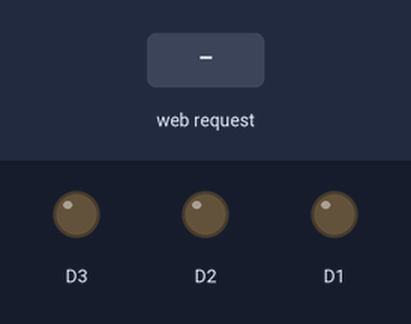
Bench run of a sketch on a simulated ESP8266 (NodeMCU). Parts: output pins drawn as LEDs (lit = HIGH). Dashed ring = blinking. The test bench sets the inputs (shaded band). WiFi joins after 1.5 s; servers stay silent unless stated; what the sketch prints to the serial monitor is not drawn.

Above: at 5.7 s.
5.8 s: HTTP request GET /tiharon received
At 6.2 s:
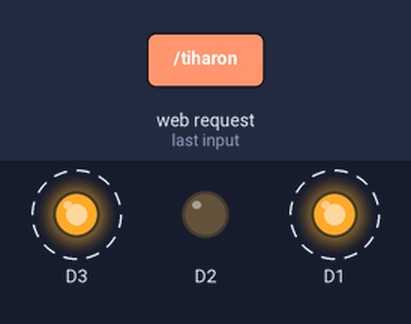
8.8 s: HTTP request GET /ledon1 received
11.8 s: HTTP request GET /ledon2 received
At 12.3 s:
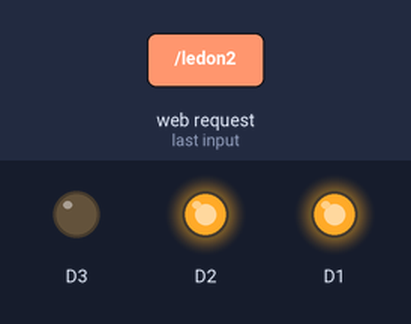
13.3 s: HTTP request GET /ledon3 received
At 14.5 s:
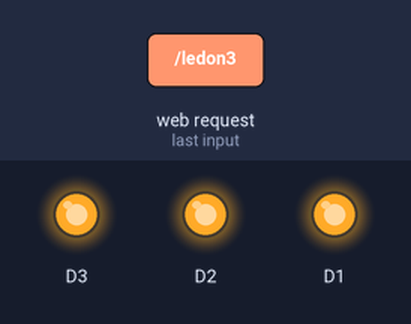
14.8 s: HTTP request GET /ledoff1 received
At 15.8 s:
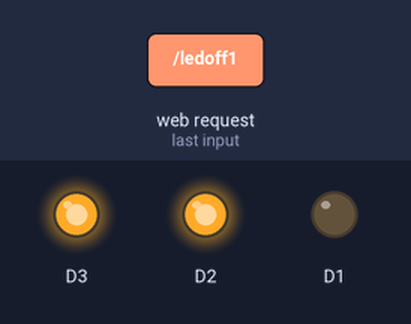
16.3 s: HTTP request GET /ledoff2 received
At 16.9 s:
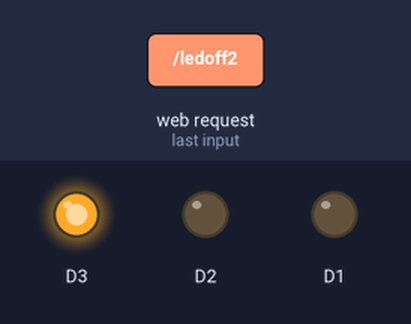
Timing chart, 0 to 18.8 s (numbered marks = the images above; inputs shaded):
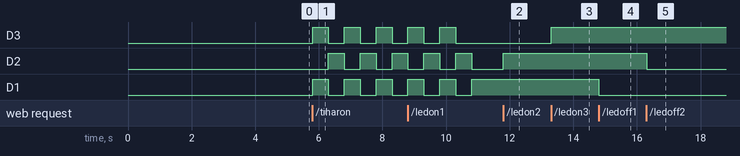

Measured:
- after the input at 5.8 s, D3, D1: alternates HIGH for 0.50 s and LOW for 0.50 s, starting at once; D2: alternates HIGH for 0.50 s and LOW for 0.50 s, starting after 0.50 s
- after the input at 11.8 s, D2: LOW → HIGH at once
- after the input at 13.3 s, D3: LOW → HIGH at once
- after the input at 14.8 s, D1: HIGH → LOW at once
- after the input at 16.3 s, D2: HIGH → LOW at once

The sketch:

led_control_node_mcu.ino
```cpp
#include <ESP8266WiFi.h>

const char* ssid ="HCK Connect";
const char* password = "#erlad77";

WiFiServer server(80);

void setup() {
  pinMode(D1, OUTPUT);
  pinMode(D2, OUTPUT);
  pinMode(D3, OUTPUT);

  digitalWrite(D1, LOW);
  digitalWrite(D2, LOW);
  digitalWrite(D3, LOW);

  Serial.begin(115200);
  Serial.print("Connecting to ");
  Serial.println(ssid);

  WiFi.mode(WIFI_STA);
  WiFi.begin(ssid, password);

  while (WiFi.status() != WL_CONNECTED) {
    delay(500);
    Serial.print(".");
  }

  Serial.println("");
  Serial.println("NodeMCU is connected to WiFi");
  Serial.print("IP address: ");
  Serial.println(WiFi.localIP());
  server.begin();
  delay(3000);
}

void loop() {
  WiFiClient client;
  client = server.available();

  if (client) {
    String request = client.readStringUntil('\n');
    client.flush();
    Serial.println(request);

    if (request.indexOf("ledon1") != -1) {
      digitalWrite(D1, HIGH);
      Serial.println("LED 1 is ON");
    }

    if (request.indexOf("ledoff1") != -1) {
      digitalWrite(D1, LOW);
      Serial.println("LED 1 is OFF");
    }

    if (request.indexOf("ledon2") != -1) {
      digitalWrite(D2, HIGH);
      Serial.println("LED 2 is ON");
    }

    if (request.indexOf("ledoff2") != -1) {
      digitalWrite(D2, LOW);
      Serial.println("LED 2 is OFF");
    }

    if (request.indexOf("ledon3") != -1) {
      digitalWrite(D3, HIGH);
      Serial.println("LED 3 is ON");
    }

    if (request.indexOf("ledoff3") != -1) {
      digitalWrite(D3, LOW);
      Serial.println("LED 3 is OFF");
    }

    // Handle the "Tihar" button
    if (request.indexOf("tiharon") != -1) {
      // Alternate turning LEDs on and off to create a light show
      for (int i = 0; i < 5; i++) {
        digitalWrite(D1, HIGH);
        digitalWrite(D2, LOW);
        digitalWrite(D3, HIGH);
        delay(500);  // Adjust the delay as needed
        digitalWrite(D1, LOW);
        digitalWrite(D2, HIGH);
        digitalWrite(D3, LOW);
        delay(500);  // Adjust the delay as needed
      }
      // Turn off all LEDs
      digitalWrite(D1, LOW);
      digitalWrite(D2, LOW);
      digitalWrite(D3, LOW);
      Serial.println("Light show (Tihar)");
    }

    if (request.indexOf("tiharoff") != -1) {
      // Turn off all LEDs
      digitalWrite(D1, LOW);
      digitalWrite(D2, LOW);
      digitalWrite(D3, LOW);
      Serial.println("Tihar effect turned off");
    }

    // Send the HTML response with CSS styles
    sendHTML(client);

    Serial.println("Client disconnected");
    Serial.println("------------------");
    Serial.println("                  ");
  }
}

void sendHTML(WiFiClient client) {
  // Improved CSS styles
  String cssStyle = "<style>";
  cssStyle += "body { font-family: Arial, sans-serif; background-color: #f0f0f0; }";
  cssStyle += ".container { display: flex; flex-direction: column; align-items: center; justify-content: center; height: 100vh; }";
  cssStyle += ".button { display: inline-block; padding: 10px 20px; font-size: 18px; border: none; cursor: pointer; margin: 5px; }";
  cssStyle += ".blue-btn { background-color: #0074d9; color: white; }";
  cssStyle += ".red-btn { background-color: #ff4136; color: white; }";
  cssStyle += ".yellow-btn { background-color: #ffdc00; color: black; }";
  cssStyle += ".tihar-bg { background-color: #6e2c00; color: white; }";
  cssStyle += "</style>";

  client.println("HTTP/1.1 200 OK");
  client.println("Content-Type: text/html");
  client.println();
  client.println("<!DOCTYPE HTML>");
  client.println("<html>");
  client.println("<head>");
  client.println("<title>Controlling LEDs</title>");
  client.println(cssStyle);  // Adding the CSS styles
  client.println("</head>");
  client.println("<body>");
  client.println("<div class=\"container\">");
  client.println("<h1>NodeMCU and Wifi Network</h1>");
  client.println("<p><a href=\"/ledon1\"><button class=\"button blue-btn\">LED 1 ON</button></a>");
  client.println("<a href=\"/ledoff1\"><button class=\"button red-btn\">LED 1 OFF</button></a></p>");
  client.println("<p><a href=\"/ledon2\"><button class=\"button blue-btn\">LED 2 ON</button></a>");
  client.println("<a href=\"/ledoff2\"><button class=\"button red-btn\">LED 2 OFF</button></a></p>");
  client.println("<p><a href=\"/ledon3\"><button class=\"button blue-btn\">LED 3 ON</button></a>");
  client.println("<a href=\"/ledoff3\"><button class=\"button red-btn\">LED 3 OFF</button></a></p>");
  client.println("<p><a href=\"/tiharon\"><button class=\"button yellow-btn tihar-bg\">Tihar</button></a></p>");
    client.println("<a href=\"/tiharoff\"><button class=\"button red-btn\">Turn Off Tihar</button></a></p>");
  client.println("</div>");
  client.println("</body>");
  client.println("</html>");
}
```
